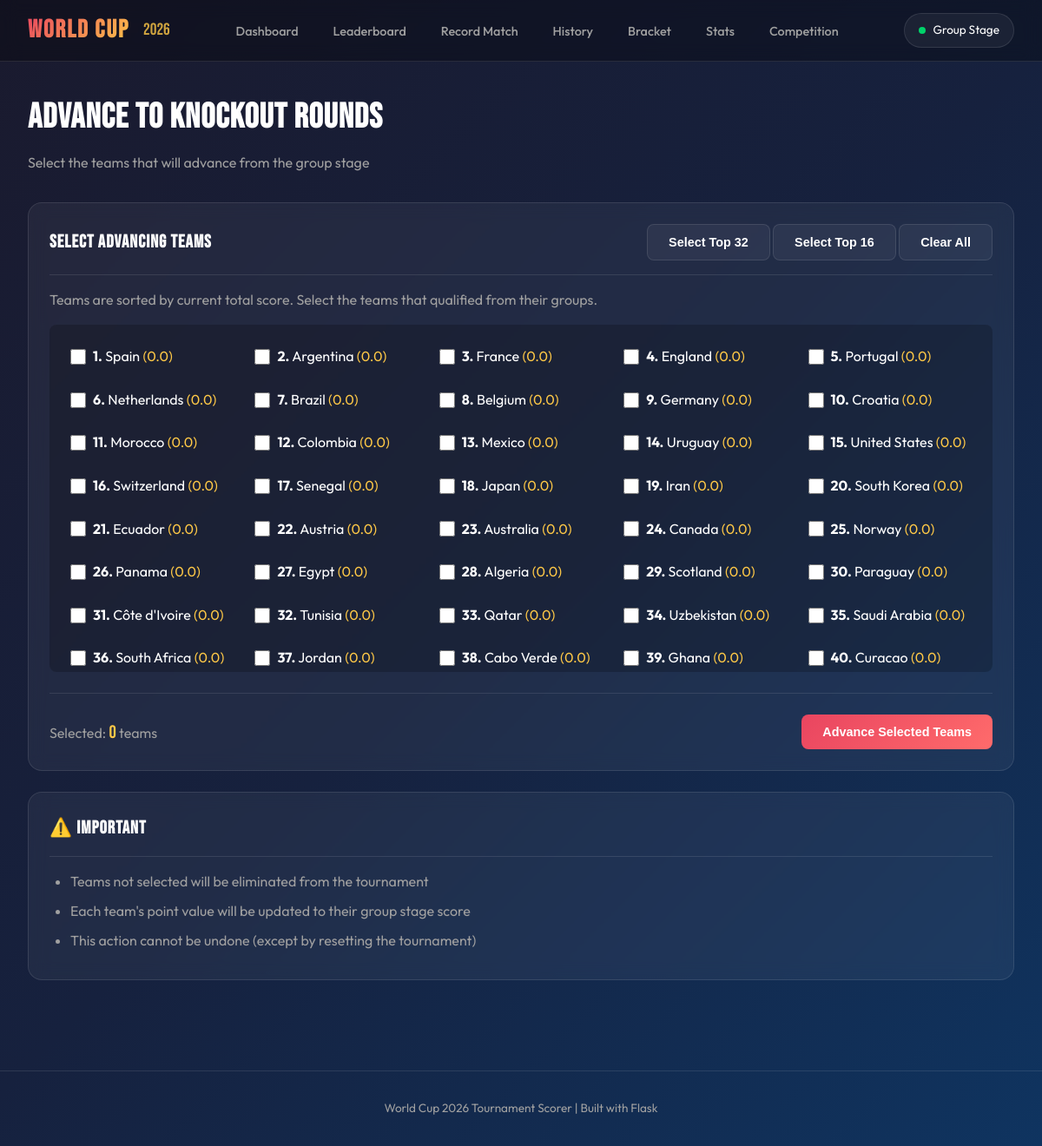
Page /admin/advance-knockout on the committed database.
### app.py (models this page shows, shortened)
class TournamentState(db.Model):
    id = db.Column(db.Integer, primary_key=True)
    current_round = db.Column(db.String(50), default='Group Stage')
    last_updated = db.Column(db.DateTime, default=datetime.utcnow)

class Team(db.Model):
    id = db.Column(db.Integer, primary_key=True)
    country = db.Column(db.String(100), unique=True, nullable=False)
    fifa_rank = db.Column(db.Integer)
    tournament_rank = db.Column(db.Integer)
    confederation = db.Column(db.String(20))
    base_points = db.Column(db.Integer)
    current_points = db.Column(db.Integer)
    total_score = db.Column(db.Float, default=0.0)
    wins = db.Column(db.Integer, default=0)
    draws = db.Column(db.Integer, default=0)
    losses = db.Column(db.Integer, default=0)
    eliminated = db.Column(db.Boolean, default=False)
    elimination_round = db.Column(db.String(50), default='')

### app.py (the view)
@app.route('/admin/advance-knockout', methods=['GET', 'POST'])
def admin_advance_knockout():
    if request.method == 'POST':
        advancing = request.form.getlist('advancing')
        success, message = advance_to_knockout(advancing)
        flash(message, 'success' if success else 'error')
        return redirect(url_for('index'))
    teams = get_leaderboard()
    return render_template('advance_knockout.html',
                          teams=teams,
                          current_round=get_current_round())

### app.py (called while the page is built)
def get_current_round():
    state = TournamentState.query.first()
    if state:
        return state.current_round
    return "Group Stage"

def get_leaderboard(top_n=None, active_only=False, eliminated_only=False):
    query = Team.query
    if active_only:
        query = query.filter_by(eliminated=False)
    elif eliminated_only:
        query = query.filter_by(eliminated=True)
    teams = query.order_by(Team.total_score.desc()).all()
    if top_n:
        teams = teams[:top_n]
    return teams

### templates/advance_knockout.html (shortened to what this page needs)
{% extends "base.html" %}
{% block content %}
<div class="page-header">
    <h2>Advance to Knockout Rounds</h2>
    <p>Select the teams that will advance from the group stage</p>
</div>
{% if current_round != 'Group Stage' %}
<div class="card" style="text-align: center; padding: 3rem;">
    <p style="color: var(--accent); font-size: 1.2rem;">
        Already in knockout phase: {{ current_round }}
    </p>
    <a href="{{ url_for('index') }}" class="btn btn-secondary" style="margin-top: 1rem;">
        Return to Dashboard
    </a>
</div>
{% else %}
<div class="card">
    <form method="POST">
        <div class="card-header">
            <h3 class="card-title">Select Advancing Teams</h3>
            <div>
                <button type="button" class="btn btn-secondary" onclick="selectTop(32)">Select Top 32</button>
                <button type="button" class="btn btn-secondary" onclick="selectTop(16)">Select Top 16</button>
                <button type="button" class="btn btn-secondary" onclick="clearAll()">Clear All</button>
            </div>
        </div>
        <p style="color: var(--text-secondary); margin-bottom: 1rem;">
            Teams are sorted by current total score. Select the teams that qualified from their groups.
        </p>
        <div class="checkbox-grid">
            {% for team in teams %}
            <label class="checkbox-item" data-rank="{{ loop.index }}">
                <input type="checkbox" name="advancing" value="{{ team.country }}">
                <span>
                    <strong>{{ loop.index }}.</strong> {{ team.country }}
                    <span style="color: var(--accent-gold);">({{ "%.1f"|format(team.total_score) }})</span>
                </span>
            </label>
            {% endfor %}
        </div>
        <div style="margin-top: 1.5rem; padding-top: 1.5rem; border-top: 1px solid var(--border);">
            <div style="display: flex; justify-content: space-between; align-items: center;">
                <span style="color: var(--text-secondary);">
                    Selected: <span id="selectedCount" style="color: var(--accent-gold); font-family: 'Bebas Neue', sans-serif; font-size: 1.3rem;">0</span> teams
                </span>
                <button type="submit" class="btn btn-primary">
                    Advance Selected Teams
                </button>
            </div>
        </div>
    </form>
</div>
<div class="card" style="margin-top: 1.5rem;">
    <div class="card-header">
        <h3 class="card-title">⚠️ Important</h3>
    </div>
    <ul style="color: var(--text-secondary); margin-left: 1.5rem;">
        <li style="margin-bottom: 0.5rem;">Teams not selected will be eliminated from the tournament</li>
        <li style="margin-bottom: 0.5rem;">Each team's point value will be updated to their group stage score</li>
        <li style="margin-bottom: 0.5rem;">This action cannot be undone (except by resetting the tournament)</li>
    </ul>
</div>
{% endif %}
{% endblock %}

### templates/base.html (shortened to what this page needs)
<!DOCTYPE html>
<html lang="en">
<head>
</head>
<body>
    <nav class="navbar">
        <div class="nav-container">
            <a href="{{ url_for('index') }}" class="nav-brand">
                <h1>WORLD CUP</h1>
                <span class="year">2026</span>
            </a>
            <ul class="nav-links">
                <li><a href="{{ url_for('index') }}" {% if request.endpoint == 'index' %}class="active"{% endif %}>Dashboard</a></li>
                <li><a href="{{ url_for('leaderboard') }}" {% if request.endpoint == 'leaderboard' %}class="active"{% endif %}>Leaderboard</a></li>
                <li><a href="{{ url_for('record_match_view') }}" {% if request.endpoint == 'record_match_view' %}class="active"{% endif %}>Record Match</a></li>
                <li><a href="{{ url_for('match_history') }}" {% if request.endpoint == 'match_history' %}class="active"{% endif %}>History</a></li>
                <li><a href="{{ url_for('bracket') }}" {% if request.endpoint == 'bracket' %}class="active"{% endif %}>Bracket</a></li>
                <li><a href="{{ url_for('statistics') }}" {% if request.endpoint == 'statistics' %}class="active"{% endif %}>Stats</a></li>
                <li><a href="{{ url_for('user_competition') }}" {% if request.endpoint == 'user_competition' %}class="active"{% endif %}>Competition</a></li>
            </ul>
            <div class="round-badge">
                <span class="dot"></span>
                <span>{{ current_round }}</span>
            </div>
        </div>
    </nav>
    <main class="main-content">
        {% block content %}{% endblock %}
    </main>
    <footer class="footer">
        <p>World Cup 2026 Tournament Scorer | Built with Flask</p>
    </footer>
</body>
</html>

### templates/base.html (style rules this page uses)
:root { --primary: #1a1a2e; --secondary: #16213e; --accent: #e94560; --accent-gold: #ffc947; --accent-green: #00d26a; --text-primary: #ffffff; --text-secondary: #a0a0a0; --bg-card: rgba(255, 255, 255, 0.05); --bg-card-hover: rgba(255, 255, 255, 0.08); --border: rgba(255, 255, 255, 0.1); --gradient-main: linear-gradient(135deg, #1a1a2e 0%, #16213e 50%, #0f3460 100%); --gradient-accent: linear-gradient(135deg, #e94560 0%, #ff6b6b 100%); }
* { margin: 0; padding: 0; box-sizing: border-box; }
body { font-family: 'Outfit', sans-serif; background: var(--gradient-main); color: var(--text-primary); min-height: 100vh; line-height: 1.6; }
.navbar { background: rgba(0, 0, 0, 0.3); backdrop-filter: blur(10px); border-bottom: 1px solid var(--border); position: sticky; top: 0; z-index: 1000; }
.nav-container { max-width: 1400px; margin: 0 auto; padding: 0 2rem; display: flex; align-items: center; justify-content: space-between; height: 70px; }
.nav-brand { display: flex; align-items: center; gap: 1rem; text-decoration: none; color: var(--text-primary); }
.nav-brand h1 { font-family: 'Bebas Neue', sans-serif; font-size: 1.8rem; letter-spacing: 2px; background: linear-gradient(135deg, var(--accent) 0%, var(--accent-gold) 100%); -webkit-background-clip: text; -webkit-text-fill-color: transparent; background-clip: text; }
.nav-brand .year { font-family: 'Bebas Neue', sans-serif; font-size: 1.2rem; color: var(--accent-gold); opacity: 0.8; }
.nav-links { display: flex; gap: 0.5rem; list-style: none; }
.nav-links a { color: var(--text-secondary); text-decoration: none; padding: 0.6rem 1rem; border-radius: 8px; font-weight: 500; font-size: 0.9rem; transition: all 0.3s ease; }
.round-badge { display: inline-flex; align-items: center; gap: 0.5rem; background: var(--bg-card); border: 1px solid var(--border); padding: 0.5rem 1rem; border-radius: 20px; font-size: 0.85rem; }
.round-badge .dot { width: 8px; height: 8px; background: var(--accent-green); border-radius: 50%; animation: pulse 2s infinite; }
.main-content { max-width: 1400px; margin: 0 auto; padding: 2rem; }
.page-header { margin-bottom: 2rem; }
.page-header h2 { font-family: 'Bebas Neue', sans-serif; font-size: 2.5rem; letter-spacing: 1px; margin-bottom: 0.5rem; }
.page-header p { color: var(--text-secondary); }
.card { background: var(--bg-card); border: 1px solid var(--border); border-radius: 16px; padding: 1.5rem; margin-bottom: 1.5rem; backdrop-filter: blur(10px); }
.card-header { display: flex; justify-content: space-between; align-items: center; margin-bottom: 1rem; padding-bottom: 1rem; border-bottom: 1px solid var(--border); }
.card-title { font-family: 'Bebas Neue', sans-serif; font-size: 1.3rem; letter-spacing: 1px; }
.btn { display: inline-flex; align-items: center; gap: 0.5rem; padding: 0.75rem 1.5rem; border-radius: 8px; font-weight: 600; font-size: 0.9rem; text-decoration: none; border: none; cursor: pointer; transition: all 0.3s ease; }
.btn-primary { background: var(--gradient-accent); color: white; }
.btn-secondary { background: var(--bg-card); color: var(--text-primary); border: 1px solid var(--border); }
.checkbox-grid { display: grid; grid-template-columns: repeat(auto-fill, minmax(200px, 1fr)); gap: 0.5rem; max-height: 400px; overflow-y: auto; padding: 1rem; background: rgba(0, 0, 0, 0.2); border-radius: 8px; }
.checkbox-item { display: flex; align-items: center; gap: 0.5rem; padding: 0.5rem; border-radius: 4px; transition: background 0.2s ease; }
.checkbox-item input[type="checkbox"] { width: 18px; height: 18px; accent-color: var(--accent); }
.footer { text-align: center; padding: 2rem; color: var(--text-secondary); font-size: 0.85rem; border-top: 1px solid var(--border); margin-top: 3rem; }

### rows in the picture
TournamentState: current_round "Group Stage"
Team: country "Spain", total_score "0.0"
Team: country "Argentina", total_score "0.0"
Team: country "France", total_score "0.0"
Team: country "England", total_score "0.0"
Team: country "Portugal", total_score "0.0"
Team: country "Netherlands", total_score "0.0"
Team: country "Brazil", total_score "0.0"
Team: country "Belgium", total_score "0.0"
Team: country "Germany", total_score "0.0"
Team: country "Croatia", total_score "0.0"
Team: country "Morocco", total_score "0.0"
Team: country "Colombia", total_score "0.0"
Team: country "Mexico", total_score "0.0"
Team: country "Uruguay", total_score "0.0"
Team: country "United States", total_score "0.0"
Team: country "Switzerland", total_score "0.0"
Team: country "Senegal", total_score "0.0"
Team: country "Japan", total_score "0.0"
Team: country "Iran", total_score "0.0"
Team: country "South Korea", total_score "0.0"
Team: country "Ecuador", total_score "0.0"
Team: country "Austria", total_score "0.0"
Team: country "Australia", total_score "0.0"
Team: country "Canada", total_score "0.0"
Team: country "Norway", total_score "0.0"
Team: country "Panama", total_score "0.0"
Team: country "Egypt", total_score "0.0"
Team: country "Algeria", total_score "0.0"
Team: country "Scotland", total_score "0.0"
Team: country "Paraguay", total_score "0.0"
Team: country "Côte d'Ivoire", total_score "0.0"
Team: country "Tunisia", total_score "0.0"
Team: country "Qatar", total_score "0.0"
Team: country "Uzbekistan", total_score "0.0"
Team: country "Saudi Arabia", total_score "0.0"
Team: country "South Africa", total_score "0.0"
Team: country "Jordan", total_score "0.0"
Team: country "Cabo Verde", total_score "0.0"
Team: country "Ghana", total_score "0.0"
Team: country "Curacao", total_score "0.0"
